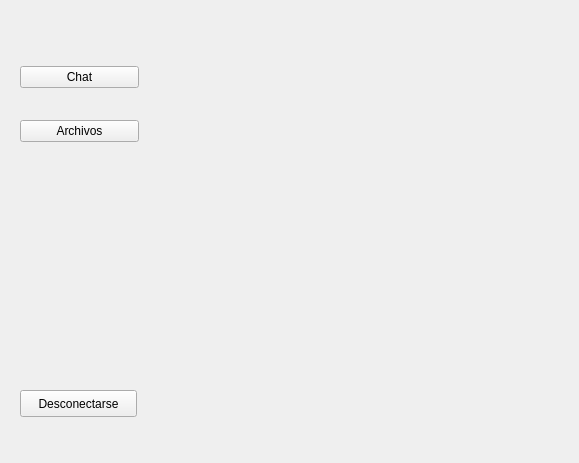
<?xml version="1.0" encoding="UTF-8"?>
<ui version="4.0">
 <class>Form</class>
 <widget class="QWidget" name="Form">
  <property name="geometry">
   <rect>
    <x>0</x>
    <y>0</y>
    <width>579</width>
    <height>463</height>
   </rect>
  </property>
  <property name="windowTitle">
   <string>Form</string>
  </property>
  <widget class="QWidget" name="verticalLayoutWidget">
   <property name="geometry">
    <rect>
     <x>20</x>
     <y>40</y>
     <width>119</width>
     <height>128</height>
    </rect>
   </property>
   <layout class="QVBoxLayout" name="verticalLayout">
    <item>
     <widget class="QPushButton" name="chatButton">
      <property name="text">
       <string>Chat</string>
      </property>
     </widget>
    </item>
    <item>
     <widget class="QPushButton" name="fileButton">
      <property name="text">
       <string>Archivos</string>
      </property>
     </widget>
    </item>
   </layout>
  </widget>
  <widget class="QPushButton" name="logoutButton">
   <property name="geometry">
    <rect>
     <x>20</x>
     <y>390</y>
     <width>117</width>
     <height>27</height>
    </rect>
   </property>
   <property name="text">
    <string>Desconectarse</string>
   </property>
  </widget>
 </widget>
 <resources/>
 <connections/>
</ui>
